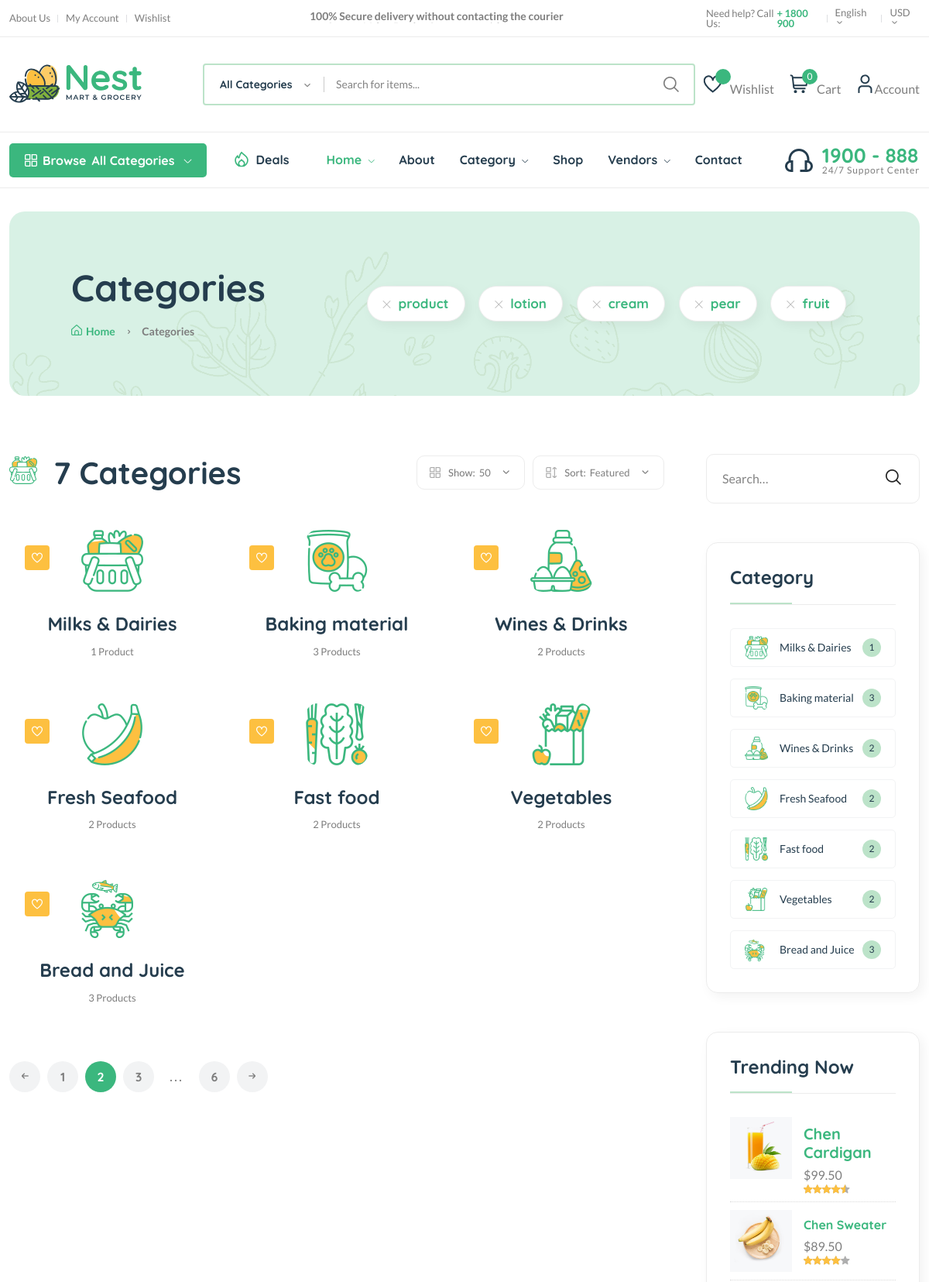
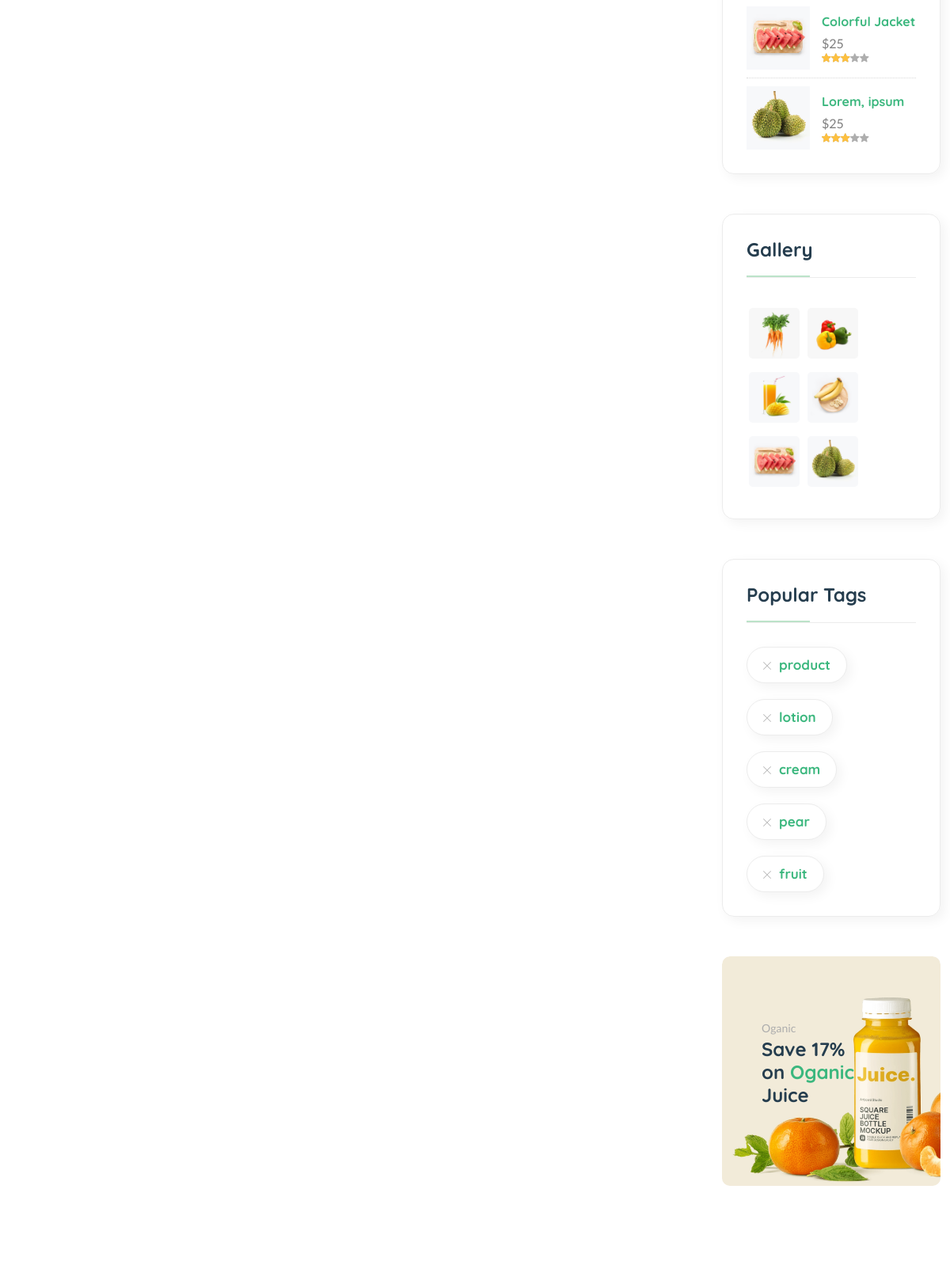
The page /category/ (upper part) on the database its author committed (2 pictures, top to bottom).
### core/models.py (models this page shows, shortened)
class Category(models.Model):
    cid = ShortUUIDField(unique=True,length=10,max_length=20,prefix='cat',alphabet='abcdefgh12345')
    title = models.CharField(max_length=100,default="Food")
    image = models.ImageField(upload_to="category",default="category.jpg")
    class Meta:
        verbose_name_plural = 'Categories'

### core/views.py (the view)
# urls.py: path('category/', views.category_list_view, name='category-list'),
def category_list_view(request):
    categories = Category.objects.all()
    context = {
        'categories': categories
    }
    return render(request, 'core/category-list.html',context)

### templates/core/category-list.html (shortened to what this page needs)
{% extends 'partials/base.html' %}
{% load static %}
{% block content %}
    <main class="main">
        <div class="page-header mt-30 mb-75">
            <div class="container">
                <div class="archive-header">
                    <div class="row align-items-center">
                        <div class="col-xl-3">
                            <h1 class="mb-15">Categories</h1>
                            <div class="breadcrumb">
                                <a href="index.html" rel="nofollow"><i class="fi-rs-home mr-5"></i>Home</a>
                                <span></span> Categories
                            </div>
                        </div>
                        <div class="col-xl-9 text-end d-none d-xl-block">
                            <ul class="tags-list">
                                {% for tag in tags %}
                                    <li class="hover-up">
                                        <a href="{% url 'core:tags' tag.slug %}"><i class="fi-rs-cross mr-10"></i>{{ tag.name }}</a>
                                    </li>
                                {% endfor %}
                            </ul>
                        </div>
                    </div>
                </div>
            </div>
        </div>
        <div class="page-content mb-50">
            <div class="container">
                <div class="row">
                    <div class="col-lg-9">
                        <div class="shop-product-fillter mb-50 pr-30">
                            <div class="totall-product">
                                <h2>
                                    <img class="w-36px mr-10" src="{% static 'assets/imgs/theme/icons/category-1.svg' %}" alt="" />
                                    {{ categories.count }}
                                    {% if categories.count|pluralize %}
                                        Categories
                                    {% else %}
                                        Category
                                    {% endif %}
                                </h2>
                            </div>
                            <div class="sort-by-product-area">
                                <div class="sort-by-cover mr-10">
                                    <div class="sort-by-product-wrap">
                                        <div class="sort-by">
                                            <span><i class="fi-rs-apps"></i>Show:</span>
                                        </div>
                                        <div class="sort-by-dropdown-wrap">
                                            <span> 50 <i class="fi-rs-angle-small-down"></i></span>
                                        </div>
                                    </div>
                                </div>
                                <div class="sort-by-cover">
                                    <div class="sort-by-product-wrap">
                                        <div class="sort-by">
                                            <span><i class="fi-rs-apps-sort"></i>Sort:</span>
                                        </div>
                                        <div class="sort-by-dropdown-wrap">
                                            <span>Featured <i class="fi-rs-angle-small-down"></i></span>
                                        </div>
                                    </div>
                                </div>
                            </div>
                        </div>
                        <div class="loop-grid pr-30">
                            <div class="row">
                                {% for c in categories %}
                                    <article class="col-xl-4 col-lg-6 col-md-6 text-center hover-up mb-30 animated">
                                        <div class="post-thumb">
                                            <a href="{% url 'core:category-product-list' c.cid %}">
                                                <img class="border-radius-15" src="{{ c.image.url }}" alt="" />
                                            </a>
                                            <div class="entry-meta">
                                                <a class="entry-meta meta-2" href="{% url 'core:category-product-list' c.cid %}"><i class="fi-rs-heart"></i></a>
                                            </div>
                                        </div>
                                        <div class="entry-content-2">
                                            <h4 class="post-title mb-15">
                                                <a href="{% url 'core:category-product-list' c.cid %}">{{ c.title }}</a>
                                            </h4>
                                            <div class="entry-meta font-xs color-grey mt-10 pb-10">
                                                <div>
                                                    <span class="">{{ c.product_category.count }} Product{{ c.product_category.count|pluralize:'s' }}</span>
                                                </div>
                                            </div>
                                        </div>
                                    </article>
                                {% endfor %}
                            </div>
                        </div>
                        <div class="pagination-area mt-15 mb-sm-5 mb-lg-0">
                            <nav aria-label="Page navigation example">
                                <ul class="pagination justify-content-start">
                                    <li class="page-item">
                                        <a class="page-link" href="#"><i class="fi-rs-arrow-small-left"></i></a>
                                    </li>
                                    <li class="page-item"><a class="page-link" href="#">1</a></li>
                                    <li class="page-item active"><a class="page-link" href="#">2</a></li>
                                    <li class="page-item"><a class="page-link" href="#">3</a></li>
                                    <li class="page-item"><a class="page-link dot" href="#">...</a></li>
                                    <li class="page-item"><a class="page-link" href="#">6</a></li>
                                    <li class="page-item">
                                        <a class="page-link" href="#"><i class="fi-rs-arrow-small-right"></i></a>
                                    </li>
                                </ul>
                            </nav>
                        </div>
                    </div>
                    <div class="col-lg-3 primary-sidebar sticky-sidebar">
                        <div class="widget-area">
                            <div class="sidebar-widget-2 widget_search mb-50">
                                <div class="search-form">
                                    <form action="#">
                                        <input type="text" placeholder="Search…" />
                                        <button type="submit"><i class="fi-rs-search"></i></button>
                                    </form>
                                </div>
                            </div>
                            <div class="sidebar-widget widget-category-2 mb-50">
                                <h5 class="section-title style-1 mb-30">Category</h5>
                                <ul>
                                    {% for c in categories %}
                                    <li>
                                        <a href="{% url 'core:category-product-list' c.cid %}"> <img src="{{ c.image.url }}" alt="" />{{ c.title }}</a><span class="count">{{ c.product_category.count }}</span>
                                    </li>
                                    {% endfor %}
                                </ul>
                            </div>
                            <div class="sidebar-widget product-sidebar mb-50 p-30 bg-grey border-radius-10">
                                <h5 class="section-title style-1 mb-30">Trending Now</h5>
                                <div class="single-post clearfix">
                                    <div class="image">
                                        <img src="{% static 'assets/imgs/shop/thumbnail-3.jpg' %}" alt="#" />
                                    </div>
                                    <div class="content pt-10">
                                        <h5><a href="shop-product-detail.html">Chen Cardigan</a></h5>
                                        <p class="price mb-0 mt-5">$99.50</p>
                                        <div class="product-rate">
                                            <div class="product-rating" style="width: 90%"></div>
                                        </div>
                                    </div>
                                </div>
                                <div class="single-post clearfix">
                                    <div class="image">
                                        <img src="{% static 'assets/imgs/shop/thumbnail-4.jpg' %}" alt="#" />
                                    </div>
                                    <div class="content pt-10">
                                        <h6><a href="shop-product-detail.html">Chen Sweater</a></h6>
                                        <p class="price mb-0 mt-5">$89.50</p>
                                        <div class="product-rate">
                                            <div class="product-rating" style="width: 80%"></div>
                                        </div>
                                    </div>
                                </div>
                                <div class="single-post clearfix">
                                    <div class="image">
                                        <img src="{% static 'assets/imgs/shop/thumbnail-5.jpg' %}" alt="#" />
                                    </div>
                                    <div class="content pt-10">
                                        <h6><a href="shop-product-detail.html">Colorful Jacket</a></h6>
                                        <p class="price mb-0 mt-5">$25</p>
                                        <div class="product-rate">
                                            <div class="product-rating" style="width: 60%"></div>
                                        </div>
                                    </div>
                                </div>
                                <div class="single-post clearfix">
                                    <div class="image">
                                        <img src="{% static 'assets/imgs/shop/thumbnail-6.jpg' %}" alt="#" />
                                    </div>
                                    <div class="content pt-10">
                                        <h6><a href="shop-product-detail.html">Lorem, ipsum</a></h6>
                                        <p class="price mb-0 mt-5">$25</p>
                                        <div class="product-rate">
                                            <div class="product-rating" style="width: 60%"></div>
                                        </div>
                                    </div>
                                </div>
                            </div>
                            <div class="sidebar-widget widget_instagram mb-50">
                                <h5 class="section-title style-1 mb-30">Gallery</h5>
                                <div class="instagram-gellay">
                                    <ul class="insta-feed">
                                        <li>
                                            <a href="#"><img class="border-radius-5" src="{% static 'assets/imgs/shop/thumbnail-1.jpg' %}" alt="" /></a>
                                        </li>
                                        <li>
                                            <a href="#"><img class="border-radius-5" src="{% static 'assets/imgs/shop/thumbnail-2.jpg' %}" alt="" /></a>
                                        </li>
                                        <li>
                                            <a href="#"><img class="border-radius-5" src="{% static 'assets/imgs/shop/thumbnail-3.jpg' %}" alt="" /></a>
                                        </li>
                                        <li>
                                            <a href="#"><img class="border-radius-5" src="{% static 'assets/imgs/shop/thumbnail-4.jpg' %}" alt="" /></a>
                                        </li>
                                        <li>
                                            <a href="#"><img class="border-radius-5" src="{% static 'assets/imgs/shop/thumbnail-5.jpg' %}" alt="" /></a>
                                        </li>
                                        <li>
                                            <a href="#"><img class="border-radius-5" src="{% static 'assets/imgs/shop/thumbnail-6.jpg' %}" alt="" /></a>
                                        </li>
                                    </ul>
                                </div>
                            </div>
                            <div class="sidebar-widget widget-tags mb-50 pb-10">
                                <h5 class="section-title style-1 mb-30">Popular Tags</h5>
                                <ul class="tags-list">
                                    {% for tag in tags %}
                                        <li class="hover-up">
                                            <a href="{% url 'core:tags' tag.slug %}"><i class="fi-rs-cross mr-10"></i>{{ tag.name }}</a>
                                        </li>
                                    {% endfor %}
                                </ul>
                            </div>
                            <div class="banner-img wow fadeIn mb-50 animated d-lg-block d-none">
                                <img src="{% static 'assets/imgs/banner/banner-11.png' %}" alt="" />
                                <div class="banner-text">
                                    <span>Oganic</span>
                                    <h4>
                                        Save 17% <br />
                                        on <span class="text-brand">Oganic</span><br />
                                        Juice
                                    </h4>
                                </div>
                            </div>
                        </div>
                    </div>
                </div>
            </div>
        </div>
    </main>
{% endblock content %}

### rows shown on the page
Tag: name "product"
Tag: name "lotion"
Tag: name "cream"
Tag: name "pear"
Tag: name "fruit"
Category: image (picture), title "Milks & Dairies", product_category.count "1"
Category: image (picture), title "Baking material", product_category.count "3"
Category: image (picture), title "Wines & Drinks", product_category.count "2"
Category: image (picture), title "Fresh Seafood", product_category.count "2"
Category: image (picture), title "Fast food", product_category.count "2"
Category: image (picture), title "Vegetables", product_category.count "2"
Category: image (picture), title "Bread and Juice", product_category.count "3"

### other values the page prints
{{ request.session.cart_data_obj|length }} "0"
{{ categories.count }} "7"
